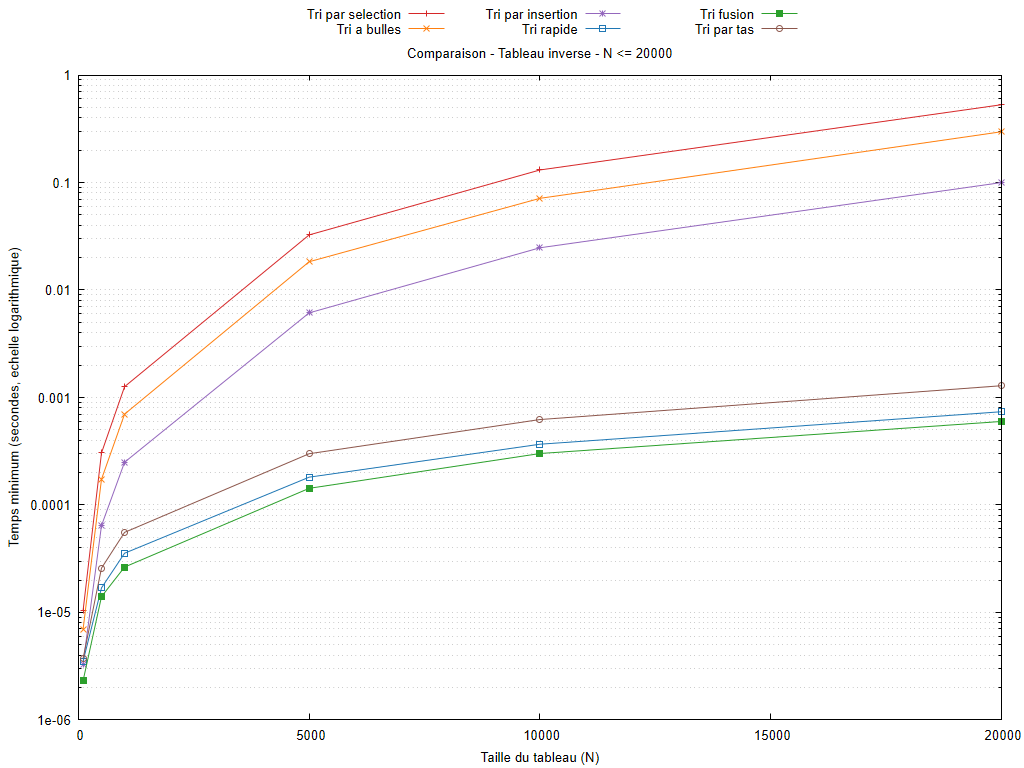

gnuplot code for this plot:
set encoding utf8
set terminal pngcairo size 1024,768 font 'Arial,10'
set output 'graphiques/20261010_184935/comparaisons/decroissant_algos_3f_max_20000_log.png'
set datafile missing 'non_mesure'
set datafile separator ';'
set title 'Comparaison - Tableau inverse - N <= 20000'
set xlabel 'Taille du tableau (N)'
set ylabel 'Temps minimum (secondes, echelle logarithmique)'
set logscale y 10
set format y '%.3g'
set grid ytics mytics
set key outside top center horizontal maxcols 3
set xrange [0:20000]
plot 'resultats/20261010_184935/decroissant.csv' every ::1 using 1:(column(1)<=20000 && column(2)>0 ? column(2) : 1/0) title 'Tri par selection' with linespoints lc rgb '#d62728', 'resultats/20261010_184935/decroissant.csv' every ::1 using 1:(column(1)<=20000 && column(4)>0 ? column(4) : 1/0) title 'Tri a bulles' with linespoints lc rgb '#ff7f0e', 'resultats/20261010_184935/decroissant.csv' every ::1 using 1:(column(1)<=20000 && column(6)>0 ? column(6) : 1/0) title 'Tri par insertion' with linespoints lc rgb '#9467bd', 'resultats/20261010_184935/decroissant.csv' every ::1 using 1:(column(1)<=20000 && column(8)>0 ? column(8) : 1/0) title 'Tri rapide' with linespoints lc rgb '#1f77b4', 'resultats/20261010_184935/decroissant.csv' every ::1 using 1:(column(1)<=20000 && column(10)>0 ? column(10) : 1/0) title 'Tri fusion' with linespoints lc rgb '#2ca02c', 'resultats/20261010_184935/decroissant.csv' every ::1 using 1:(column(1)<=20000 && column(12)>0 ? column(12) : 1/0) title 'Tri par tas' with linespoints lc rgb '#8c564b'
unset output
